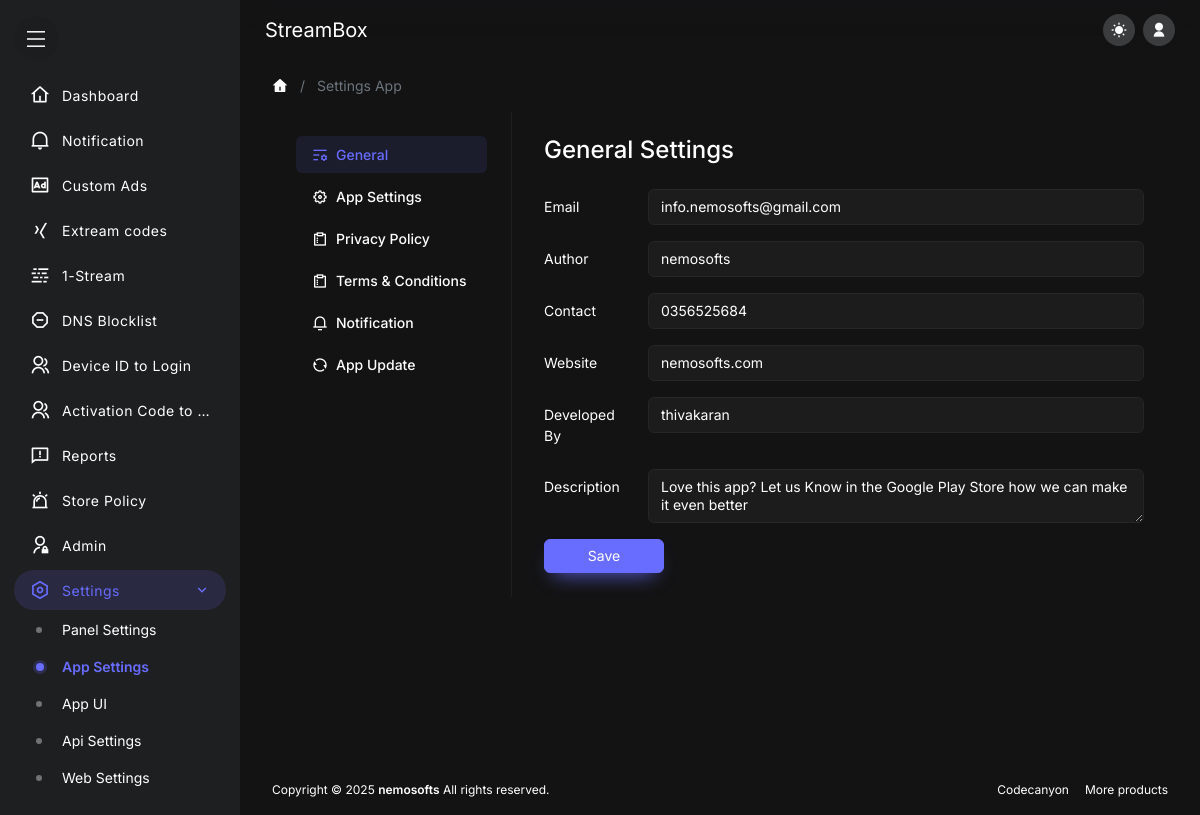
The page /settings_app.php (signed in) on the database its author committed.
### tables this page shows
CREATE TABLE `tbl_settings` (
  `id` int(11) NOT NULL,
  `app_name` varchar(100) NOT NULL,
  `app_logo` varchar(200) NOT NULL,
  `app_email` varchar(100) NOT NULL,
  `app_author` varchar(100) NOT NULL,
  `app_contact` varchar(100) NOT NULL,
  `app_website` varchar(150) NOT NULL,
  `app_description` text NOT NULL,
  `app_developed_by` varchar(150) NOT NULL,
  `app_privacy_policy` text NOT NULL,
  `app_terms` text NOT NULL,
  `account_delete_intruction` text NOT NULL,
  `envato_buyer_name` varchar(100) NOT NULL,
  `envato_purchase_code` text NOT NULL,
  `envato_package_name` varchar(150) NOT NULL,
  `envato_api_key` text NOT NULL,
  `onesignal_app_id` text NOT NULL,
  `onesignal_rest_key` text NOT NULL,
  `is_rtl` varchar(10) NOT NULL DEFAULT 'false',
  `is_maintenance` varchar(10) NOT NULL DEFAULT 'false',
  `is_screenshot` varchar(10) NOT NULL DEFAULT 'false',
  `is_apk` varchar(10) NOT NULL DEFAULT 'false',
  `is_vpn` varchar(10) NOT NULL DEFAULT 'false',
  `is_xui_dns` varchar(10) NOT NULL DEFAULT 'false',
  `app_update_status` varchar(10) NOT NULL DEFAULT 'false',
  `app_new_version` double NOT NULL DEFAULT 1,
  `app_update_desc` text NOT NULL,
  `app_redirect_url` text NOT NULL,
  `custom_ads` varchar(10) NOT NULL DEFAULT 'false',
  `custom_ads_clicks` int(10) NOT NULL DEFAULT 12,
  `is_theme` varchar(255) NOT NULL,
  `is_dowload` varchar(255) NOT NULL DEFAULT 'true',
  `is_xui_radio` varchar(255) NOT NULL,
  `ad_network` varchar(30) NOT NULL DEFAULT 'admob',
  `publisher_id` text NOT NULL,
  `banner_ad` varchar(10) NOT NULL DEFAULT 'true',
  `banner_ad_id` text NOT NULL,
  `interstital_ad` varchar(10) NOT NULL DEFAULT 'true',
  `interstital_ad_id` text NOT NULL,
  `interstital_ad_click` int(10) NOT NULL DEFAULT 5,
  `ads_limits` varchar(10) NOT NULL DEFAULT 'true',
  `ads_count_click` int(10) NOT NULL DEFAULT 20,
  `is_select_xui` varchar(255) NOT NULL DEFAULT 'true',
  `is_select_stream` varchar(255) NOT NULL DEFAULT 'true',
  `is_select_playlist` varchar(255) NOT NULL DEFAULT 'true',
  `is_select_device_id` varchar(255) NOT NULL DEFAULT 'true',
  `is_select_single` varchar(255) NOT NULL DEFAULT 'true',
  `is_stream_dns` varchar(255) NOT NULL DEFAULT 'false',
  `is_stream_radio` varchar(255) NOT NULL DEFAULT 'false',
  `is_epg` varchar(255) NOT NULL,
  `is_local_storage` varchar(255) NOT NULL,
  `site_description` text NOT NULL,
  `site_keywords` text NOT NULL,
  `header_code` longtext NOT NULL,
  `footer_code` longtext NOT NULL,
  `is_select_activation_code` varchar(255) NOT NULL DEFAULT 'true'
);

### settings_app.php (the view, shortened to what this page needs)
<?php $page_title="Settings App";
    include("includes/header.php");
    $qry="SELECT * FROM tbl_settings where id='1'";
    $result=mysqli_query($mysqli,$qry);
    $settings_data=mysqli_fetch_assoc($result);
?>
<main id="nsofts_main">
    <div class="nsofts-container">
        <nav aria-label="breadcrumb">
            <ol class="breadcrumb align-items-center">
                <li class="breadcrumb-item d-inline-flex"><a href="dashboard.php"><i class="ri-home-4-fill"></i></a></li>
                <li class="breadcrumb-item d-inline-flex active" aria-current="page"><?php echo (isset($page_title)) ? $page_title : "" ?></li>
            </ol>
        </nav>
        <div class="card">
            <div class="card-body p-0">
                <div class="nsofts-setting">
                    <div class="nsofts-setting__sidebar">
                        <div class="nav flex-column nav-pills" id="nsofts_setting" role="tablist" aria-orientation="vertical">
                            <button class="nav-link active" id="nsofts_setting_1" data-bs-toggle="pill" data-bs-target="#nsofts_setting_content_1" type="button" role="tab" aria-controls="nsofts_setting_1" aria-selected="true">
                                <i class="ri-list-settings-line"></i>
                                <span>General</span>
                            </button>
                            <button class="nav-link" id="nsofts_setting_2" data-bs-toggle="pill" data-bs-target="#nsofts_setting_content_2" type="button" role="tab" aria-controls="nsofts_setting_2" aria-selected="false">
                                <i class="ri-settings-5-line"></i>
                                <span>App Settings</span>
                            </button>
                            <button class="nav-link" id="nsofts_setting_4" data-bs-toggle="pill" data-bs-target="#nsofts_setting_content_4" type="button" role="tab" aria-controls="nsofts_setting_4" aria-selected="false">
                                <i class="ri-survey-line"></i>
                                <span>Privacy Policy</span>
                            </button>
                            <button class="nav-link" id="nsofts_setting_5" data-bs-toggle="pill" data-bs-target="#nsofts_setting_content_5" type="button" role="tab" aria-controls="nsofts_setting_5" aria-selected="false">
                                <i class="ri-survey-line"></i>
                                <span>Terms & Conditions</span>
                            </button>
                            <button class="nav-link" id="nsofts_setting_6" data-bs-toggle="pill" data-bs-target="#nsofts_setting_content_6" type="button" role="tab" aria-controls="nsofts_setting_6" aria-selected="false">
                                <i class="ri-notification-3-line"></i>
                                <span>Notification</span>
                            </button>
                            <button class="nav-link" id="nsofts_setting_7" data-bs-toggle="pill" data-bs-target="#nsofts_setting_content_7" type="button" role="tab" aria-controls="nsofts_setting_7" aria-selected="false">
                                <i class="ri-refresh-line"></i>
                                <span>App Update</span>
                            </button>
                        </div>
                    </div>
                    <div class="nsofts-setting__content">
                        <div class="tab-content">
                            <div class="tab-pane fade show active" id="nsofts_setting_content_1" role="tabpanel" aria-labelledby="nsofts_setting_1" tabindex="0">
                                <form action="" name="settings_general" method="POST" enctype="multipart/form-data">
                                    <h4 class="mb-4">General Settings</h4>
                                    <div class="mb-3 row">
                                        <label for="" class="col-sm-2 col-form-label">Email</label>
                                        <div class="col-sm-10">
                                            <input type="text" class="form-control" name="app_email" id="app_email" value="<?php echo $settings_data['app_email']?>" >
                                        </div>
                                    </div>
                                    <div class="mb-3 row">
                                        <label for="" class="col-sm-2 col-form-label">Author</label>
                                        <div class="col-sm-10">
                                            <input type="text" class="form-control" name="app_author" id="app_author" value="<?php echo $settings_data['app_author']?>" >
                                        </div>
                                    </div>
                                    <div class="mb-3 row">
                                        <label for="" class="col-sm-2 col-form-label">Contact</label>
                                        <div class="col-sm-10">
                                            <input type="text" class="form-control" name="app_contact" id="app_contact" value="<?php echo $settings_data['app_contact']?>" >
                                        </div>
                                    </div>
                                    <div class="mb-3 row">
                                        <label for="" class="col-sm-2 col-form-label">Website</label>
                                        <div class="col-sm-10">
                                            <input type="text" class="form-control" name="app_website" id="app_website" value="<?php echo $settings_data['app_website']?>" >
                                        </div>
                                    </div>
                                    <div class="mb-3 row">
                                        <label for="" class="col-sm-2 col-form-label">Developed By</label>
                                        <div class="col-sm-10">
                                            <input type="text" class="form-control" name="app_developed_by" id="app_developed_by" value="<?php echo $settings_data['app_developed_by']?>" >
                                        </div>
                                    </div>
                                    <div class="mb-3 row">
                                        <label for="" class="col-sm-2 col-form-label">Description</label>
                                        <div class="col-sm-10">
                                            <textarea name="app_description" id="app_description" class="form-control" ><?php echo stripslashes($settings_data['app_description']); ?></textarea>
                                        </div>
                                    </div>
                                    <button type="submit" name="submit_general" class="btn btn-primary" style="min-width: 120px;">Save</button>
                                </form>
                            </div>
                        </div>
                    </div>
                </div>
            </div>
        </div>
    </div>
</main>
<?php include("includes/footer.php");?>

### rows shown on the page
tbl_settings: app_email "info.nemosofts@gmail.com", app_author "nemosofts", app_contact "0356525684", app_website "nemosofts.com", app_developed_by "thivakaran", app_description "Love this app? Let us Know in the Google Play Store how we can make it even better"

### other values the page prints
APP_NAME "StreamBox"
$page_title "Settings App"
